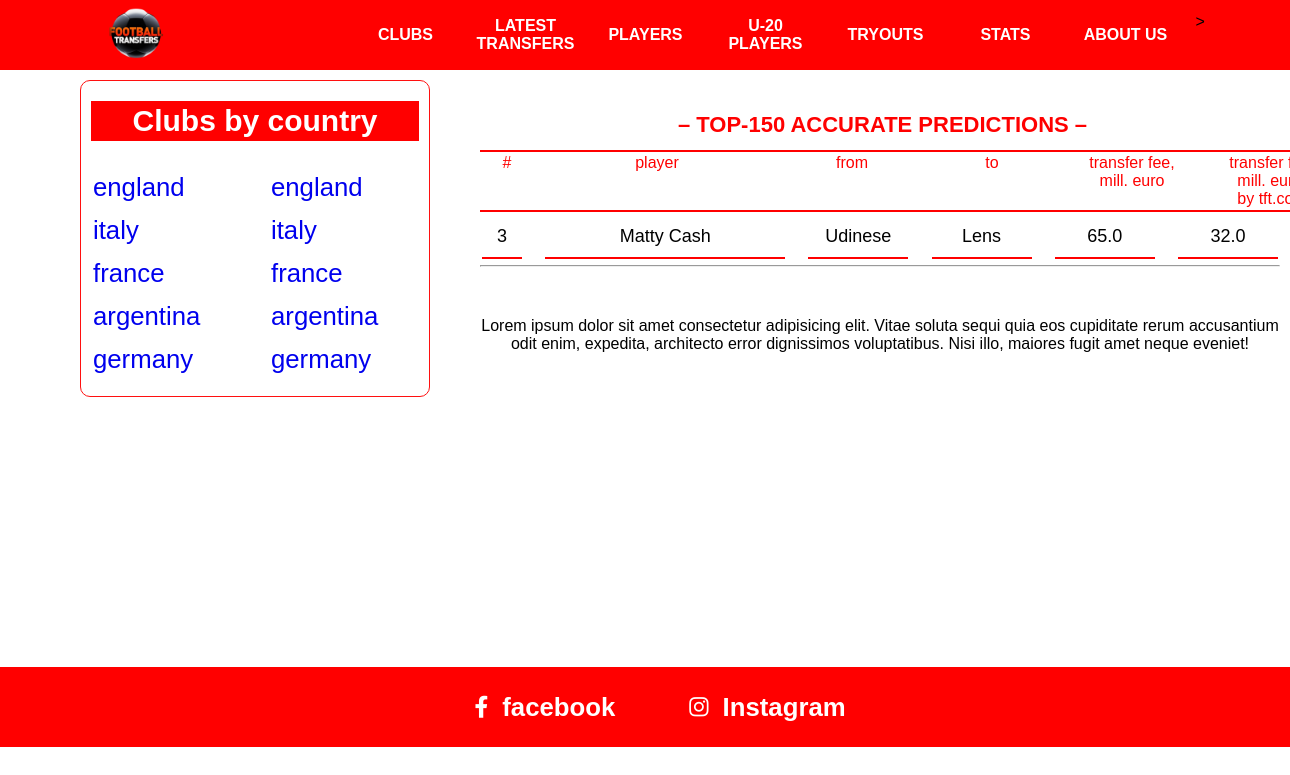
Screenshot of /accurate_predictions/ with the database file from the repository.
### main/models.py (models this page shows, shortened)
class BaseModel(models.Model):
    created_at = models.DateTimeField(auto_now_add=True)
    class Meta:
        abstract = True

class Country(BaseModel):
    name = models.CharField(max_length=255)
    class Meta:
        verbose_name_plural = 'countries'

class Transfer(BaseModel):
    club_old = models.ForeignKey(Club, on_delete=models.CASCADE, related_name='club_old')
    club_new = models.ForeignKey(Club, on_delete=models.CASCADE, related_name='club_new')
    price = models.FloatField(blank=True, null=True)
    price_tft = models.FloatField(blank=True, null=True)
    player = models.ForeignKey(Player, on_delete=models.CASCADE)
    season = models.ForeignKey(Season, on_delete=models.CASCADE)

class Player(BaseModel):
    name = models.CharField(max_length=255)
    position = models.CharField(max_length=255, blank=True, null=True)
    age = models.IntegerField(blank=True, null=True, validators=[MinValueValidator(16, MaxValueValidator)])
    price = models.FloatField(blank=True, null=True)
    number = models.IntegerField(blank=True, null=True)
    club = models.ForeignKey(Club, on_delete=models.SET_NULL, null=True)
    country = models.ForeignKey(Country, on_delete=models.SET_NULL, null=True)

class Club(BaseModel):
    name = models.CharField(max_length=255)
    logo = models.ImageField(upload_to='clubs/')
    president = models.CharField(max_length=255, blank=True, null=True)
    coach = models.CharField(max_length=255, blank=True, null=True)
    found_date = models.DateTimeField(auto_now_add=True)
    max_import = models.CharField(max_length=255, blank=True, null=True)
    max_export = models.CharField(max_length=255, blank=True, null=True)
    country = models.ForeignKey(Country, on_delete=models.CASCADE)

### main/views.py (the view)
# urls.py: path('accurate_predictions/', AccuratePredictionsView.as_view(), name='accurate_predictions'),
class AccuratePredictionsView(View):
    def get(self, request):
        context = {
            'transfers': Transfer.objects.all().order_by('-price_tft')[:150]
        }
        return render(request, '150-accurate-predictions.html', context)

### main/context_processors.py (called while the page is built)
def base_context(request):
    countries = Country.objects.all()[:11]
    context= {
        'countries': countries,
    }
    return context

### templates/150-accurate-predictions.html (shortened to what this page needs)
{% extends "base.html" %}
{% block content %}
<div class="nav">
    <h2>– TOP-150 ACCURATE PREDICTIONS –</h2>
    <table class="content-nav">
        <thead>
        <tr>
            <td>#</td>
            <td>player</td>
            <td>from</td>
            <td>to</td>
            <td>
                transfer fee, <br/>
                mill. euro
            </td>
            <td>
                transfer fee, <br/>
                mill. euro, <br/>
                by tft.com
            </td>
        </tr>
        </thead>
    </table>
</div>
<div class="latest-transfers">
    <table class="top-players">
        {% for t in transfers %}
        <tr>
            <td>{{ forloop.counter }}</td>
            <td>{{ t.player.name }}</td>
            <td>{{ t.club_old.name }}</td>
            <td>{{ t.club_new.name }}</td>
            <td>{{ t.price }}</td>
            <td>{{ t.price_tft}}</td>
        </tr>
        {% endfor %}
    </table>
    <hr>
    <p>Lorem ipsum dolor sit amet consectetur adipisicing elit. Vitae soluta sequi quia eos cupiditate rerum
        accusantium odit enim, expedita, architecto error dignissimos voluptatibus. Nisi illo, maiores fugit amet
        neque eveniet!</p>
</div>
{% endblock %}

### templates/base.html (shortened to what this page needs)
<!DOCTYPE html>
{% load static %}
<html>
<head>
    <link rel="stylesheet" type="text/css" media="screen" href="/static/css/main.css"/>
    <link
            rel="stylesheet"
            href="https://cdnjs.cloudflare.com/ajax/libs/font-awesome/6.1.1/css/all.min.css"
    />
</head>
<body>
<div class="container">
    <div class="navbar">
        <div class="icon">
            <a href="{% url 'index' %}">
                <img src="/static/img/12252568_173-removebg-preview.png" alt=""/>
            </a>
        </div>
        <div class="links">
            <div><a href="{% url 'clubs' %}">CLUBS</a></div>
            <div><a href="{% url 'lastest_transfers' %}">LATEST TRANSFERS</a></div>
            <div><a href="{% url 'players' %}">PLAYERS</a></div>
            <div><a href="{% url 'u20' %}">U-20 PLAYERS</a></div>
            <div><a href="{% url 'tryouts' %}">TRYOUTS</a></div>
            <div><a href="{% url 'stats' %}">STATS</a></div>
            <div><a href="{% url 'about' %}">ABOUT US</a></div>>
        </div>
    </div>
    <div class="country-clubs">
        <h2 id="title">Clubs by country</h2>
        <div class="country">
            <div>
                {% for country in countries|slice:':5' %}
                <h3><a href="/clubs/{{ country.id }}/">{{ country.name }}</a> <br/></h3>
                {% endfor %}
            </div>
            <div>
                {% for country in countries|slice:':5' %}
                <h3><a href="/clubs/{{ country.id }}/">{{ country.name }}</a> <br/></h3>
                {% endfor %}
            </div>
        </div>
    </div>
    {% block content %}
    {% endblock %}
    <div class="footer" style="margin-top: 200px;">
        <a href="https://www.facebook.com/topfootballtransfers/">
            <div>
                <i class="fa-brands fa-facebook-f"></i> &nbsp;
                <h3>facebook</h3>
            </div>
        </a>
        <a href="https://www.instagram.com/topfootballtransfers/">
            <div>
                <i class="fa-brands fa-instagram"></i> &nbsp;
                <h3>Instagram</h3>
            </div>
        </a>
    </div>
</div>
</body>
</html>

### static/css/main.css (style rules this page uses)
* { margin: 0; padding: 0; box-sizing: border-box; }
.container { width: 100% !important; display: inline-block; font-family: sans-serif; }
.container .navbar { width: 100%; background-color: red; display: flex; align-items: center; justify-content: space-around; position: fixed; z-index: 99; height: 70px !important; }
.container .navbar .icon { width: 100px; overflow: hidden; }
.container .navbar .icon img { width: 130%; margin-left: -14%; }
.container .navbar .links { z-index: 999; display: flex; }
.container .navbar .links div { width: 100px; text-align: center; display: flex; align-items: center; margin-right: 20px; }
.container .navbar .links div a { color: white; font-weight: 700; text-decoration: none; width: 100px !important; height: 45px; display: flex; align-items: center; justify-content: center; }
.country-clubs { width: 350px; border: 1px solid rgb(255, 16, 16); border-radius: 10px; position: fixed; top: 80px; left: 80px; padding: 10px 10px; padding-bottom: 10px; }
.country-clubs h2 { margin: 10px 0px; transition: all 0.3s ease; }
.country-clubs #title { font-size: 30px; background-color: red; color: white; text-align: center; line-height: 40px; }
.country-clubs .country { width: 100%; display: flex; flex-wrap: wrap; justify-content: space-between; font-size: 22px; margin-top: 20px; }
.country-clubs .country div { width: 150px; height: 100%; }
.country-clubs .country h3 { font-weight: 100 !important; margin: 10px 0px !important; width: 100%; padding: 2px 2px; transition: all 0.3s ease; }
.country-clubs .country h3 a { text-decoration: none; margin-top: 20px !important; }
.nav { width: 805px; background-color: white; position: fixed; left: 480px; top: 70px; }
.nav h2 { text-align: center; color: red; line-height: 50px; padding-top: 30px; font-size: 22px; }
.latest-transfers { display: inline-block; width: 800px; margin-left: 480px; margin-top: 120px !important; }
.latest-transfers p { text-align: center; margin: 50px 0px 110px 0px; }
.players tr td:nth-child(2), .top-players tr td:nth-child(2), .playerss tr td:nth-child(2) { width: 240px; }
.players tr td:nth-child(1), .top-players tr td:nth-child(1), .playerss tr td:nth-child(1) { width: 40px !important; }
.top-players { width: 100%; }
.top-players tr { display: flex; justify-content: space-between; overflow: hidden; }
.top-players tr td { width: 100px; margin-bottom: 4px; font-size: 18px; border-bottom: 2px solid rgb(255, 0, 0); text-align: center; padding: 10px 0px; }
.latest-transfers { display: inline-block; width: 800px; margin-left: 480px; margin-top: 220px; overflow: hidden; }
.latest-transfers p { text-align: center; }
.content-nav { border-top: 2px solid rgb(255, 0, 0); border-bottom: 2px solid rgb(255, 0, 0); width: 100%; }
.content-nav tr { display: flex; justify-content: space-between !important; }
.content-nav tr td { width: 140px; color: red; text-align: center; }
.content-nav tr td:nth-child(1) { width: 50px; }
.content-nav tr td:nth-child(2) { width: 250px; }
.footer { width: 100%; background-color: red; height: 80px; display: flex; align-items: center; justify-content: center; font-size: 22px; padding-left: 80px; }
.footer a { margin-right: 50px; color: white; text-decoration: none; word-spacing: 8px; padding: 4px 12px; border-radius: 5px; transition: all 0.3s ease; }
.footer a div { display: flex; align-items: center; }

### rows the page displays
Country: name "england"
Country: name "italy"
Country: name "france"
Country: name "argentina"
Country: name "germany"
Transfer: player.name "Matty Cash", club_old.name "Udinese", club_new.name "Lens", price "65.0", price_tft "32.0"
